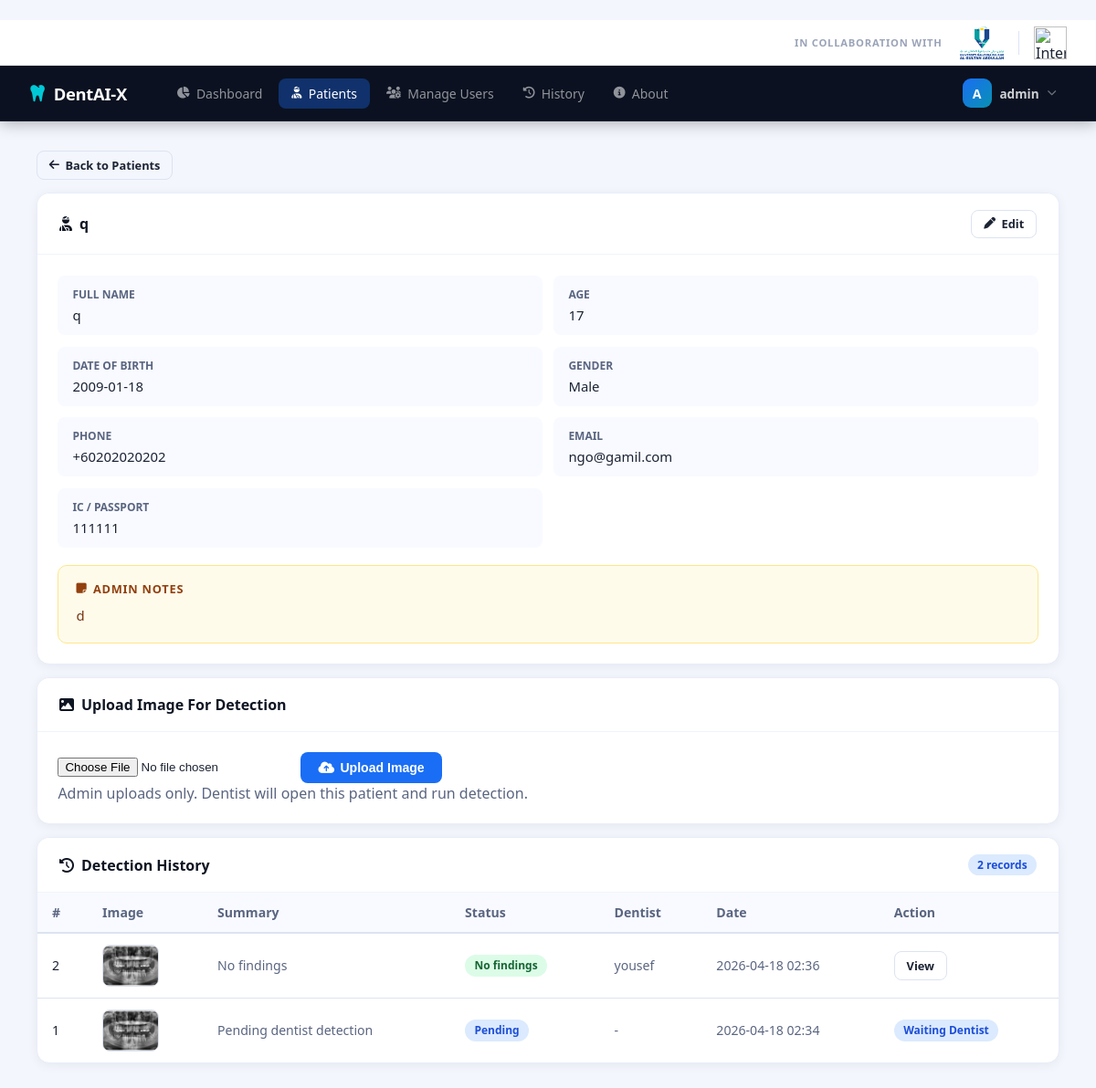
Screenshot of /admin/patients/1 (signed in) with the database file from the repository.
### dental-detection/app_utils/models.py (models this page shows, shortened)
class User(UserMixin, db.Model):
    __tablename__ = "users"
    id            = db.Column(db.Integer, primary_key=True)
    username      = db.Column(db.String(80),  unique=True, nullable=False)
    email         = db.Column(db.String(120), unique=True, nullable=False)
    password_hash = db.Column(db.String(256), nullable=False)
    role          = db.Column(db.String(20),  nullable=False, default="dentist")  # admin | dentist
    is_active     = db.Column(db.Boolean, default=True)
    reset_token   = db.Column(db.String(100), nullable=True)
    avatar        = db.Column(db.String(200), nullable=True)   # relative path under static/
    created_at    = db.Column(db.DateTime, default=datetime.utcnow)
    detections    = db.relationship("Detection", backref="dentist", lazy=True,
                                    foreign_keys="Detection.dentist_id")
    patients_created = db.relationship("Patient", backref="created_by_user", lazy=True)

class Patient(db.Model):
    __tablename__ = "patients"
    id           = db.Column(db.Integer, primary_key=True)
    name         = db.Column(db.String(120), nullable=False)
    dob          = db.Column(db.String(20),  nullable=True)
    gender       = db.Column(db.String(10),  nullable=True)
    phone        = db.Column(db.String(30),  nullable=True)
    email        = db.Column(db.String(120), nullable=True)
    ic_number    = db.Column(db.String(50),  nullable=True)
    notes        = db.Column(db.Text,        nullable=True)
    created_by   = db.Column(db.Integer, db.ForeignKey("users.id"), nullable=True)
    created_at   = db.Column(db.DateTime, default=datetime.utcnow)
    detections   = db.relationship("Detection", backref="patient", lazy=True,
                                   cascade="all, delete-orphan")
    def age(self):
        if not self.dob:
            return "N/A"
        try:
            birth = datetime.strptime(self.dob, "%Y-%m-%d")
            today = datetime.today()
            return today.year - birth.year - ((today.month, today.day) < (birth.month, birth.day))
        except Exception:
            return "N/A"

class Detection(db.Model):
    __tablename__ = "detections"
    id                 = db.Column(db.Integer, primary_key=True)
    patient_id         = db.Column(db.Integer, db.ForeignKey("patients.id"), nullable=False)
    dentist_id         = db.Column(db.Integer, db.ForeignKey("users.id"),    nullable=True)
    original_image     = db.Column(db.String(256), nullable=True)
    annotated_image    = db.Column(db.String(256), nullable=True)
    results_json       = db.Column(db.Text, nullable=True)   # JSON string
    total_findings     = db.Column(db.Integer, default=0)
    summary_text       = db.Column(db.String(300), nullable=True)
    created_at         = db.Column(db.DateTime, default=datetime.utcnow)

### dental-detection/app.py (the view)
@app.route("/admin/patients/<int:pid>")
@login_required
@admin_required
def admin_patient_detail(pid):
    patient    = db.session.get(Patient, pid)
    if not patient:
        abort(404)
    detections = (Detection.query
                  .filter_by(patient_id=pid)
                  .order_by(Detection.created_at.desc()).all())
    return render_template("admin/patient_detail.html",
                           patient=patient, detections=detections)

### dental-detection/app.py (called while the page is built)
@app.template_filter("myt")
def myt_filter(dt, fmt="%Y-%m-%d %H:%M"):
    if not dt:
        return "—"
    return (dt + _td(hours=8)).strftime(fmt)

@login_manager.user_loader
def load_user(user_id):
    return db.session.get(User, int(user_id))

def admin_required(f):
    @wraps(f)
    def decorated(*args, **kwargs):
        if not current_user.is_authenticated or current_user.role != "admin":
            abort(403)
        return f(*args, **kwargs)
    return decorated

### dental-detection/templates/admin/patient_detail.html (shortened to what this page needs)
﻿{% extends "base.html" %}
{% block content %}
<div class="mb-3">
  <a href="{{ url_for('admin_patients') }}" class="btn btn-sm btn-outline">
    <i class="fa-solid fa-arrow-left"></i> Back to Patients
  </a>
</div>
<div class="card mb-3">
  <div class="card-header">
    <h2><i class="fa-solid fa-user-injured"></i> {{ patient.name }}</h2>
    <div style="display:flex;gap:.6rem">
      <a href="{{ url_for('admin_edit_patient', pid=patient.id) }}" class="btn btn-sm btn-outline">
        <i class="fa-solid fa-pen"></i> Edit
      </a>
    </div>
  </div>
  <div class="card-body">
    <div class="info-pairs">
      <div class="info-pair">
        <span class="info-label">Full Name</span>
        <span class="info-value">{{ patient.name }}</span>
      </div>
      <div class="info-pair">
        <span class="info-label">Age</span>
        <span class="info-value">{{ patient.age() or ' - ' }}</span>
      </div>
      <div class="info-pair">
        <span class="info-label">Date of Birth</span>
        <span class="info-value">{{ patient.dob or ' - ' }}</span>
      </div>
      <div class="info-pair">
        <span class="info-label">Gender</span>
        <span class="info-value">{{ patient.gender or ' - ' }}</span>
      </div>
      <div class="info-pair">
        <span class="info-label">Phone</span>
        <span class="info-value">{{ patient.phone or ' - ' }}</span>
      </div>
      <div class="info-pair">
        <span class="info-label">Email</span>
        <span class="info-value">{{ patient.email or ' - ' }}</span>
      </div>
      <div class="info-pair">
        <span class="info-label">IC / Passport</span>
        <span class="info-value">{{ patient.ic_number or ' - ' }}</span>
      </div>
    </div>
    {% if patient.notes %}
    <div class="patient-notes mt-4">
      <div class="notes-label"><i class="fa-solid fa-note-sticky"></i> Admin Notes</div>
      <div class="notes-body">{{ patient.notes }}</div>
    </div>
    {% endif %}
  </div>
</div>
<div class="card mb-3">
  <div class="card-header">
    <h2><i class="fa-solid fa-image"></i> Upload Image For Detection</h2>
  </div>
  <div class="card-body">
    <form method="POST" action="{{ url_for('admin_upload_patient_image', pid=patient.id) }}" enctype="multipart/form-data" style="display:flex;gap:.8rem;align-items:center;flex-wrap:wrap">
      <input type="file" name="file" accept=".png,.jpg,.jpeg,.bmp,.webp" class="form-control" style="max-width:360px" required>
      <button type="submit" class="btn btn-primary">
        <i class="fa-solid fa-cloud-arrow-up"></i> Upload Image
      </button>
    </form>
    <p class="text-muted mt-2 mb-0">Admin uploads only. Dentist will open this patient and run detection.</p>
  </div>
</div>
<div class="card">
  <div class="card-header">
    <h2><i class="fa-solid fa-clock-rotate-left"></i> Detection History</h2>
    <span class="badge badge-blue">{{ detections|length }} record{{ 's' if detections|length != 1 }}</span>
  </div>
  <div class="table-wrap">
    <table class="data-table">
      <thead>
        <tr><th>#</th><th>Image</th><th>Summary</th><th>Status</th><th>Dentist</th><th>Date</th><th>Action</th></tr>
      </thead>
      <tbody>
        {% for d in detections %}
        <tr>
          <td>{{ d.id }}</td>
          <td>
            {% if d.original_image %}
              <a href="{{ url_for('static', filename='uploads/' ~ d.original_image) }}" target="_blank" rel="noopener">
                <img src="{{ url_for('static', filename='uploads/' ~ d.original_image) }}" alt="Patient image" style="width:62px;height:46px;object-fit:cover;border-radius:8px;border:1px solid #dce3f0"/>
              </a>
            {% else %}
              <span class="text-muted"> - </span>
            {% endif %}
          </td>
          <td class="text-muted" style="max-width:220px;white-space:nowrap;overflow:hidden;text-overflow:ellipsis">
            {{ d.summary_text or ('Pending dentist detection' if not d.results_json else ' - ') }}
          </td>
          <td>
            {% if not d.results_json %}
              <span class="badge badge-blue">Pending</span>
            {% elif d.total_findings == 0 %}
              <span class="badge badge-success">No findings</span>
            {% else %}
              <span class="badge badge-warning">{{ d.total_findings }} finding{{ 's' if d.total_findings != 1 }}</span>
            {% endif %}
          </td>
          <td class="text-muted">{{ d.dentist.username if d.dentist else ' - ' }}</td>
          <td class="text-muted">{{ d.created_at | myt }}</td>
          <td>
            {% if d.results_json %}
              <a href="{{ url_for('admin_detection_detail', did=d.id) }}" class="btn btn-sm btn-outline">View</a>
            {% else %}
              <span class="badge badge-blue">Waiting Dentist</span>
            {% endif %}
          </td>
        </tr>
        {% else %}
        <tr><td colspan="7" class="empty-row">No images or detections yet for this patient.</td></tr>
        {% endfor %}
      </tbody>
    </table>
  </div>
</div>
{% endblock %}

### dental-detection/templates/base.html (shortened to what this page needs)
﻿<!DOCTYPE html>
<html lang="en">
<head>
  <link rel="stylesheet" href="{{ url_for('static', filename='css/style.css') }}"/>
  <link rel="stylesheet" href="https://cdnjs.cloudflare.com/ajax/libs/font-awesome/6.5.0/css/all.min.css"/>
</head>
<body class="app-layout">
<div class="co-brand-bar">
  <span class="cbr-label">In Collaboration with</span>
  <div class="cbr-logos">
    <img src="{{ url_for('static', filename='images/UMPSA.png') }}" alt="Universiti Malaysia Pahang Al-Sultan Abdullah" class="cbr-logo" title="Universiti Malaysia Pahang Al-Sultan Abdullah"/>
    <img src="{{ url_for('static', filename='images/IIUM.png') }}" alt="International Islamic University Malaysia" class="cbr-logo" title="International Islamic University Malaysia"/>
  </div>
</div>
<header class="topnav" id="topnav">
  <div class="topnav-inner">
    <a href="{{ url_for('dashboard') }}" class="tnav-logo">
      <i class="fa-solid fa-tooth"></i>
      <span>DentAI-X</span>
    </a>
    <nav class="tnav-links" id="tnavLinks">
      {% if current_user.role == 'admin' %}
        <a href="{{ url_for('admin_dashboard') }}" class="tnav-item {% if request.endpoint == 'admin_dashboard' %}active{% endif %}">
          <i class="fa-solid fa-chart-pie"></i> Dashboard
        </a>
        <a href="{{ url_for('admin_patients') }}" class="tnav-item {% if 'patient' in request.endpoint %}active{% endif %}">
          <i class="fa-solid fa-user-injured"></i> Patients
        </a>
        <a href="{{ url_for('admin_users') }}" class="tnav-item {% if 'user' in request.endpoint and request.endpoint != 'profile' %}active{% endif %}">
          <i class="fa-solid fa-users-gear"></i> Manage Users
        </a>
        <a href="{{ url_for('admin_history') }}" class="tnav-item {% if 'history' in request.endpoint or 'detection_detail' in request.endpoint %}active{% endif %}">
          <i class="fa-solid fa-clock-rotate-left"></i> History
        </a>
      {% endif %}
      <a href="{{ url_for('about') }}" class="tnav-item {% if request.endpoint == 'about' %}active{% endif %}">
        <i class="fa-solid fa-circle-info"></i> About
      </a>
    </nav>
    <div class="tnav-right">
      <div class="tnav-user" id="userMenuBtn" onclick="toggleUserMenu()">
        {% if current_user.avatar %}
          <img src="{{ url_for('static', filename=current_user.avatar) }}" class="tnav-avatar-img" alt="avatar"/>
        {% else %}
          <div class="tnav-avatar-letter">{{ current_user.username[0]|upper }}</div>
        {% endif %}
        <span class="tnav-username">{{ current_user.username }}</span>
        <i class="fa-solid fa-chevron-down tnav-caret"></i>
      </div>
    </div>
  </div>
</header>
<main class="page-wrap">
  <div class="page-content">
    {% block content %}{% endblock %}
  </div>
</main>
</body>
</html>

### rows the page displays
User: username "A", username "admin"
Patient: name "q", dob "17", dob "2009-01-18", gender "Male", phone "+60202020202", email "ngo@gamil.com", ic_number "111111", notes "d"
Detection: id "2", original_image (picture), summary_text "No findings", results_json "No findings", dentist "yousef", created_at|myt "2026-04-18 02:36"
Detection: id "1", original_image (picture), summary_text "Pending dentist detection", dentist "-", created_at|myt "2026-04-18 02:34", shows "Waiting Dentist"

### other values shown
{{ detections|length }} "2"
{{ 's' if detections|length != 1 }} "s"
